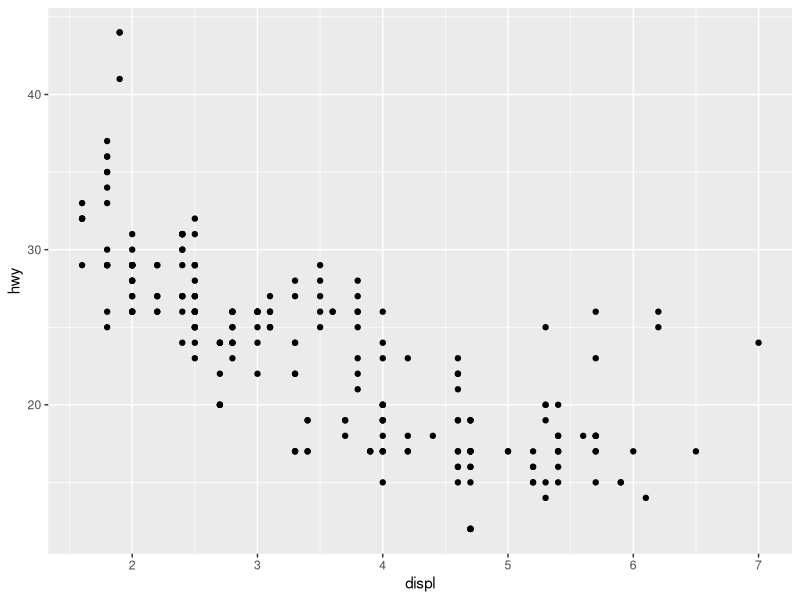
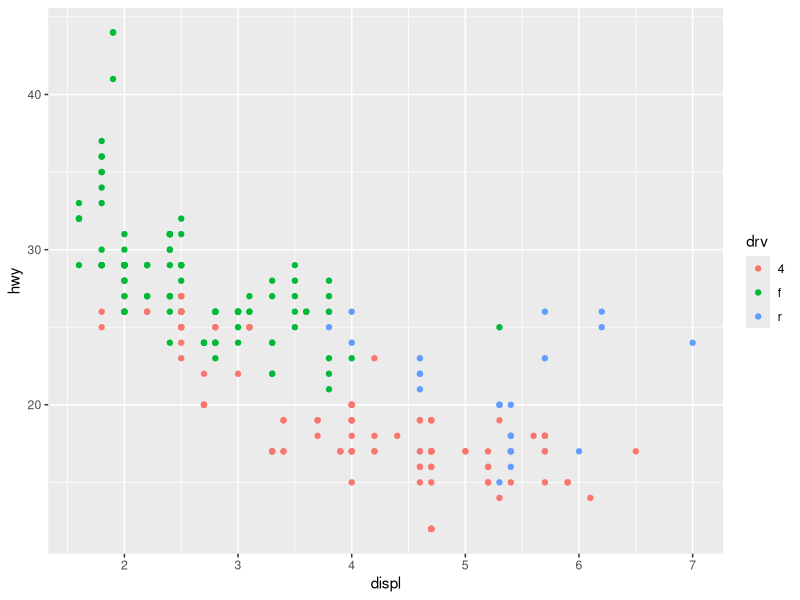
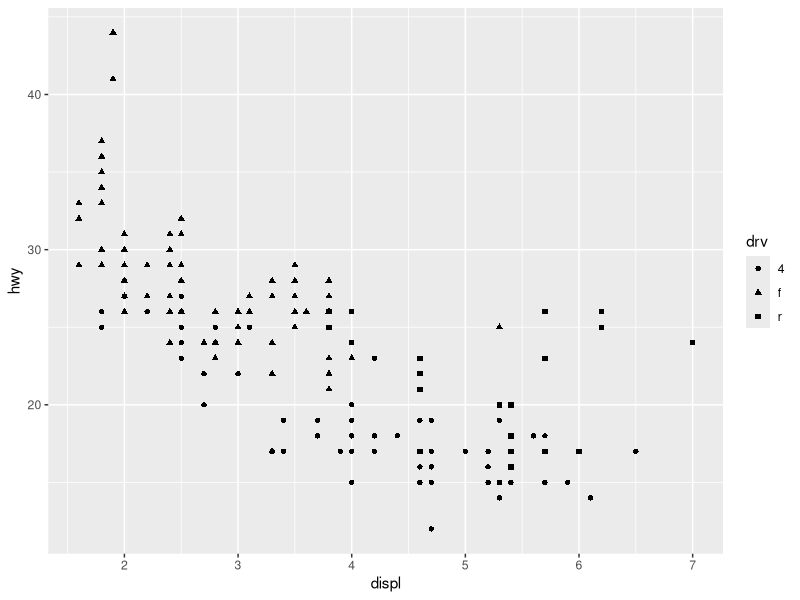
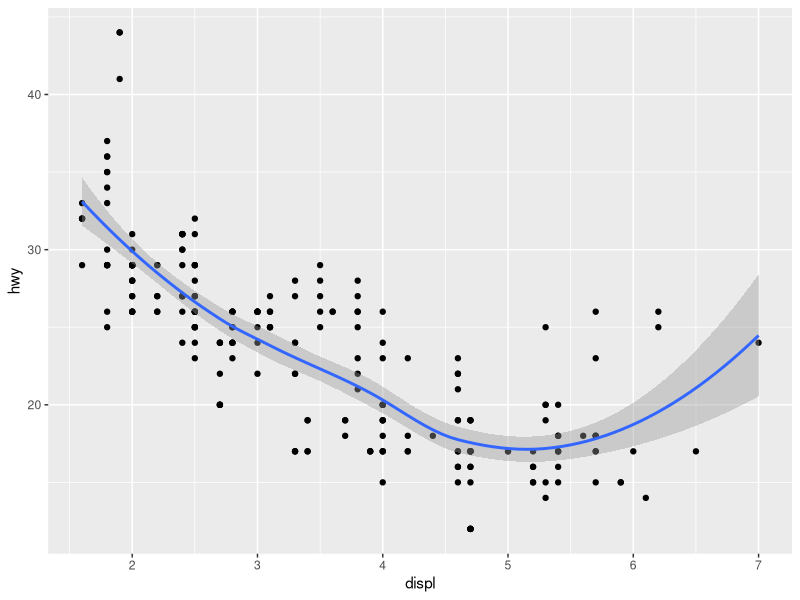
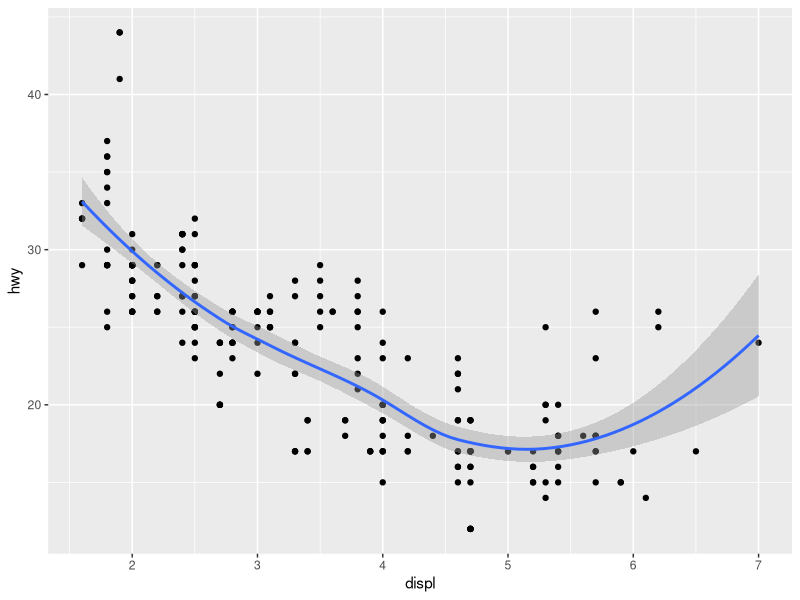
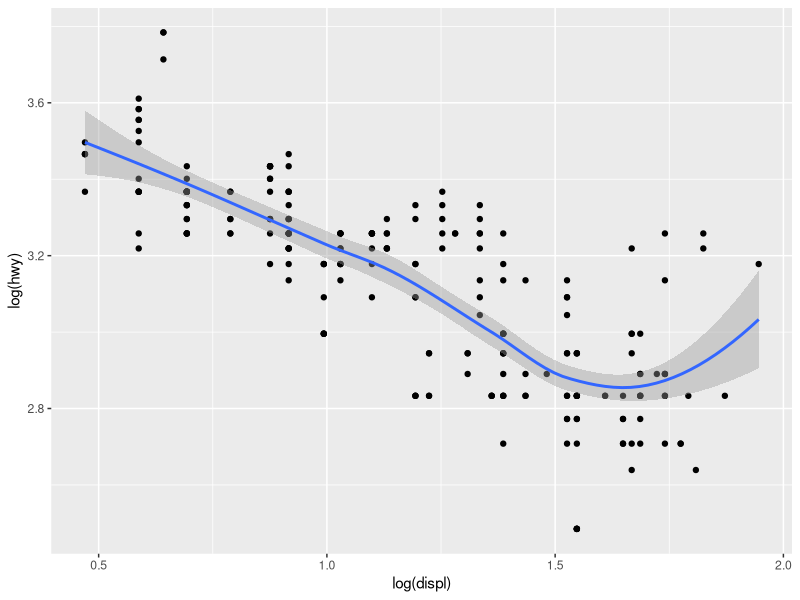
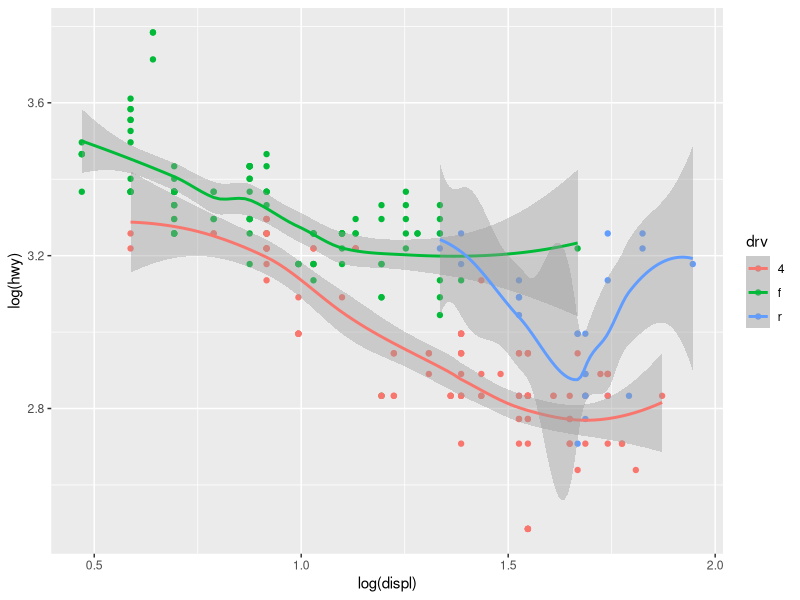
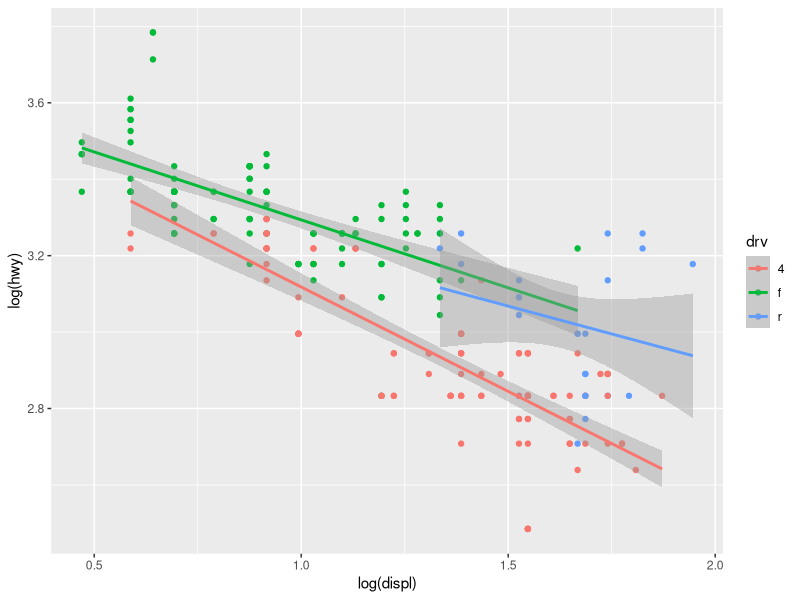

Here is the R script that generated these plots, in order:
library(ggplot2)
str(mpg)
qplot(displ, hwy, data = mpg)
qplot(displ, hwy, data = mpg, color=drv)
qplot(displ, hwy, data = mpg, shape = drv)
qplot(displ, hwy, data = mpg, geom = c("point", "smooth"))
qplot(displ, hwy, data = mpg) + geom_smooth()
qplot(log(displ), log(hwy), data = mpg, geom = c("point", "smooth"))
qplot(log(displ), log(hwy), data = mpg, color = drv, geom = c("point", "smooth"))
qplot(log(displ), log(hwy), data = mpg, color = drv, geom = c("point", "smooth"), method = "lm")
qplot(log(displ), log(hwy), data = mpg, facets = .~drv, geom = c("point", "smooth"), method = "lm")
qplot(hwy, data=mpg, fill = drv)
qplot(displ, data=mpg, fill = drv)
qplot(displ, hwy, data = mpg, facets = .~drv)
qplot(hwy, data = mpg, facets = drv~.)
qplot(log(displ), data = mpg, geom = "density")
qplot(hwy, data = mpg, geom = "density", color = drv)
qplot(displ, hwy, data = mpg,shape = drv)

qplot(displ, hwy, data = mpg,color = drv)
ggplot(mpg) + geom_point() + aes(displ, hwy)
ggplot(mpg) + geom_point() + aes(displ, hwy) + geom_smooth()
ggplot(mpg) + geom_point() + aes(displ, hwy) + geom_smooth(method = "lm")
ggplot(mpg) + geom_point() + aes(displ, hwy) + geom_smooth(method = "lm") + facet_grid(.~drv)
ggplot(mpg) + geom_point() + aes(displ, hwy) + geom_smooth(method = "lm") + facet_grid(drv~.)
ggplot(mpg) + aes(displ, hwy) + geom_point(aes(color = drv), size = 4, alpha = 1/2)
ggplot(mpg) + aes(displ, hwy) + geom_point(aes(color = drv), size = 4, alpha = 1/2) + geom_smooth(size = 4, linetype = 3, method = "lm", se = FALSE)
ggplot(mpg) + aes(displ, hwy) + geom_point(aes(color = drv), size = 4, alpha = 1/2) + geom_smooth(size = 4, linetype = 3, method = "lm", se = FALSE) + theme_bw(base_family="Times")

testdat<- data.frame(x=1:100, y = rnorm(100))
testdat[50,2] <- 100 ## Outlier
with(testdat, plot(x,y,type="l", ylim = c(-3,3)))
with(testdat, plot(x,y,type="l"))
g <- ggplot(testdat,aes(x=x, y=y))
g + geom_point()
g + geom_line()
g + geom_line() + ylim(-3,3) ## This will subset the data and not include the outlier.
g + geom_line() + coord_cartesian(ylim = c(-3,3))

cutpoints <- with(mpg, quantile(hwy))
mpg$hwy_q <- cut(mpg$hwy, cutpoints)
levels(mpg$hwy_q)

## Making big graph

g <- ggplot(mpg, aes(displ, cty))
g <- g + geom_point(alpha = 1/3)
g <- g + facet_wrap(year ~ hwy_q, ncol = 4)
g <- g + geom_smooth(method = "lm", se = FALSE, col = "steelblue")
g <- g + theme_bw(base_family = "Avenir", base_size = 10)
g <- g + labs(x = expression("Displacement " [displ]))
g <- g + labs(y = expression("City------------"))
g <- g + labs(title = "Comparing Displacement vs City based on each year and Mileage")

# In order to compare variables in dataframe we should melt data using reshape2
